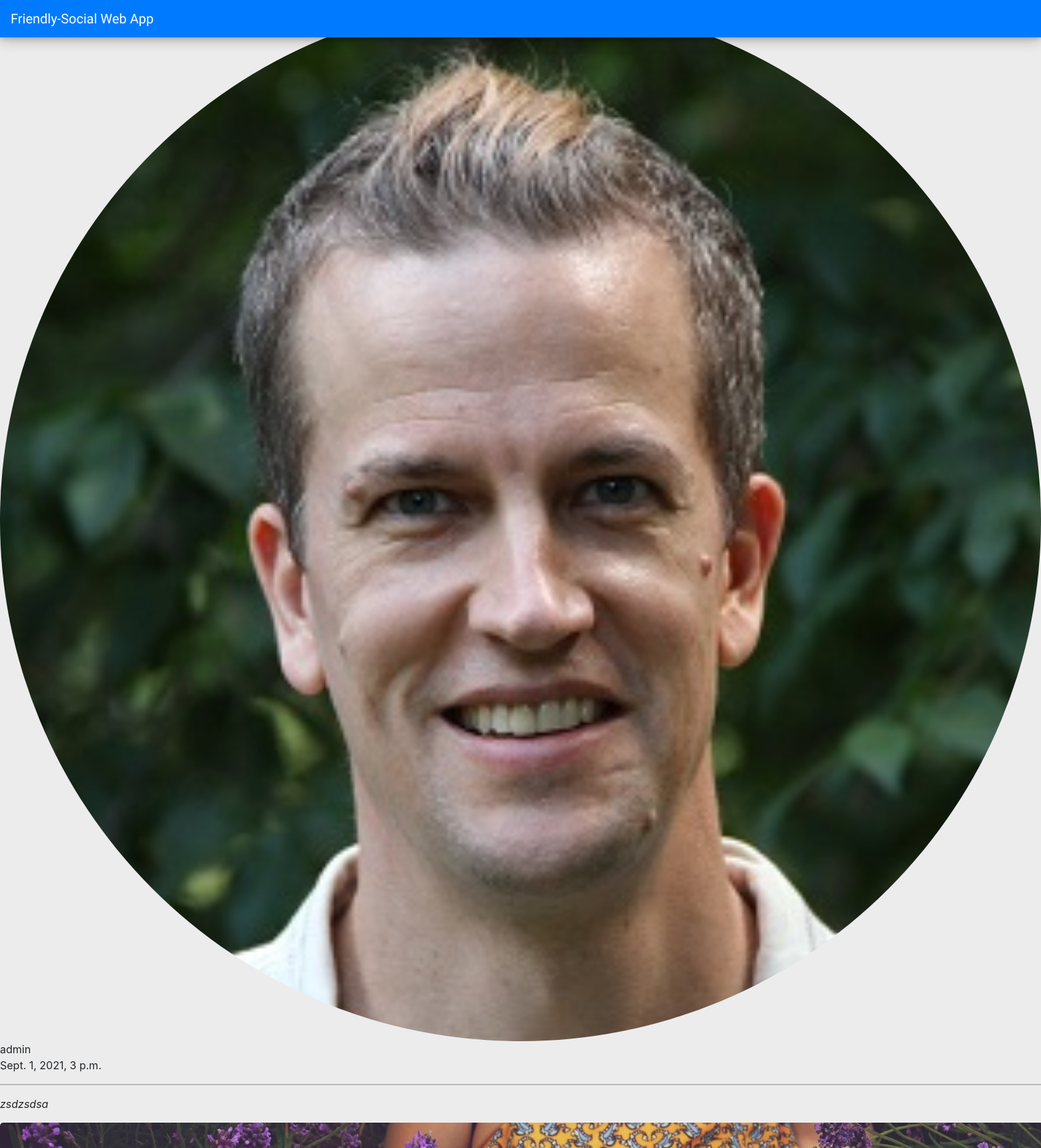
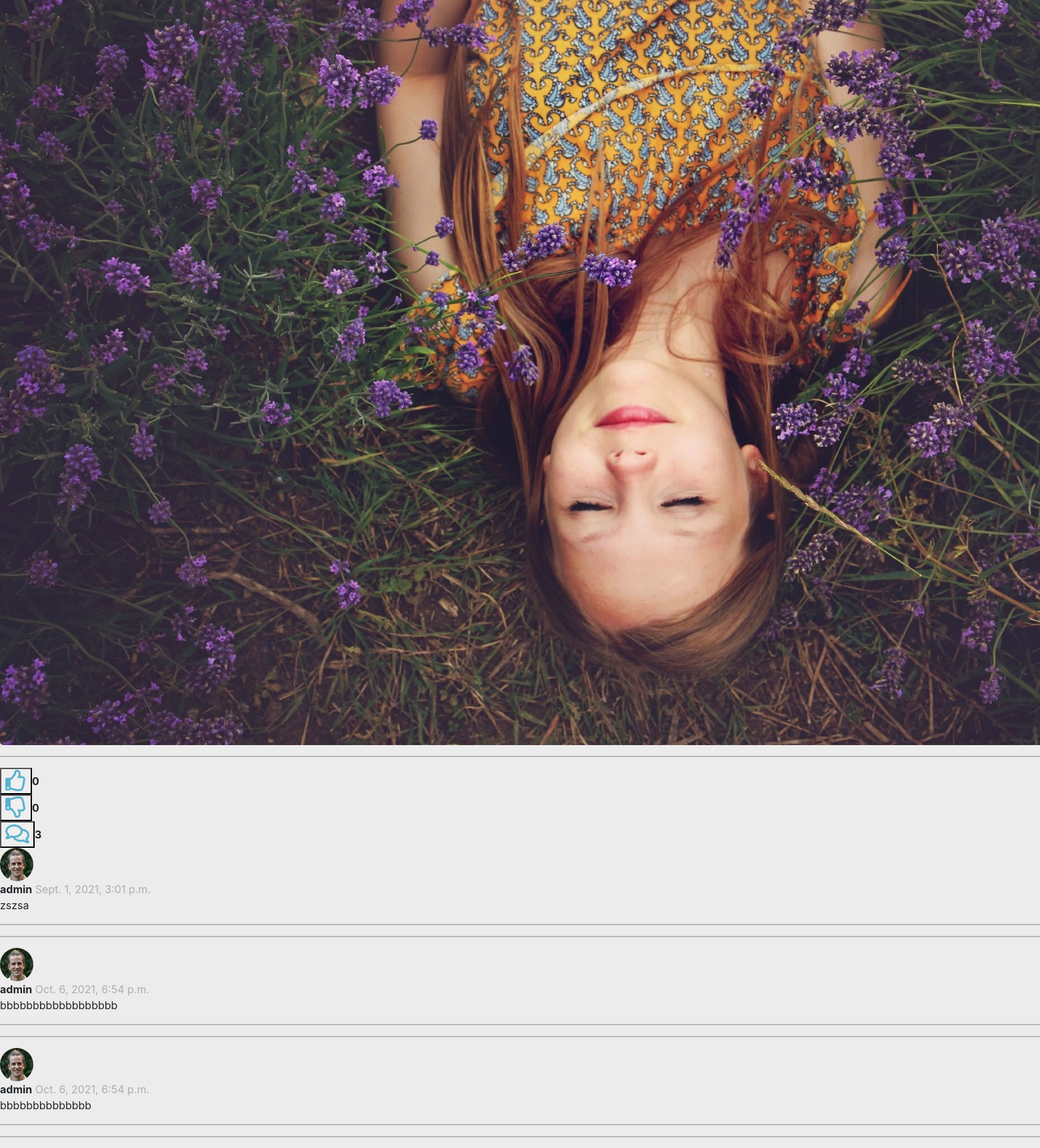
The app's page /home/296/post_detail with its own data (2 pictures, top to bottom).
### post/models.py (models this page shows, shortened)
class Post(models.Model):
    description = models.CharField(max_length=500, blank=True)
    image = models.ImageField(blank=True, null=True, upload_to = 'images/')
    created_date = models.DateTimeField(default=timezone.now)
    owner_of_post = models.ForeignKey(settings.AUTH_USER_MODEL, on_delete = models.CASCADE)
    likes = models.ManyToManyField(settings.AUTH_USER_MODEL, related_name="liked_by", blank=True)
    dislikes = models.ManyToManyField(settings.AUTH_USER_MODEL, related_name="disliked_by", blank=True)

class Comments(models.Model):
     post = models.ForeignKey(Post, on_delete=models.CASCADE)
     owner_of_comments = models.ForeignKey(settings.AUTH_USER_MODEL, on_delete=models.CASCADE)
     comment = models.CharField(max_length=1000)
     created_date = models.DateTimeField(default=timezone.now)

### profiles/models.py (models this page shows, shortened)
class User(AbstractUser):
    name = models.CharField(max_length=30, blank=True, null=True)
    surname = models.CharField(max_length=30, blank=True, null=True)
    birth_date = models.DateField(null=True, blank=True)
    email = models.EmailField()
    image = models.ImageField(blank=True, null=True, upload_to = 'profile_images')
    bio = models.TextField(max_length=1000, blank=True, null=True)
    friends = models.ManyToManyField(settings.AUTH_USER_MODEL, blank=True, related_name = 'my_friends')
    is_email_verified = models.BooleanField(default=False)
    def __str__(self):
        return self.username
    def get_profile_image(self):
        if not self.image:
            return static('images/default_image.jpg')
        return self.image.url

### post/views.py (the view, shortened to what this page needs)
# urls.py: path('<int:pk>/post_detail', CustomDetailView.as_view(), name='post_detail'),
class CustomDetailView(DetailView):
    template_name = 'post_detail.html'
    model = Post
    def get_context_data(self, **kwargs):
       context = super(CustomDetailView, self).get_context_data(**kwargs)
       context['commentform'] = CommentForm()
       return context

### templates/post_detail.html (shortened to what this page needs)
{% extends 'base.html' %}
{% load static %}
{% block content %}
<head>
    <link rel="stylesheet" href="{% static 'css/home_style.css' %}">
    <link
      rel="stylesheet"
      href="https://cdnjs.cloudflare.com/ajax/libs/font-awesome/5.15.2/css/all.min.css"
    />
</head>
  <body>
    <div class="main">
        <div class="main-center">
            <div class="main-center-elements">
                <a title="{{post.owner_of_post.username}} Profile" href="{% url 'profiles:profile' post.owner_of_post.pk %}"  style="text-decoration: none; color: inherit;">
                    <div class="main-center-elements-up">
                        <div class="up-left">
                            <div class="user-profile-photo">
                                <img src="{{post.owner_of_post.get_profile_image}}" style="width: 100%; height: 100%; border-radius: 50%;">
                            </div>
                        </div>
                        <div class="up-right">
                            <div class="user-name">
                                {{post.owner_of_post}}
                            </div>
                            <div class="user-posted-date">
                                {{post.created_date}}
                            </div>
                        </div>
                    </div>
                </a>
                <hr>
                <a title="Post Detail" href="{% url 'post:post_detail' post.id %}" id="link_to_detail"  style="text-decoration: none; color: inherit;">
                <div class="main-center-elements-md">
                    <div class="middle-right">
                        <p class="img-description" style="font-style:italic">{{post.description}}</p>
                            {% if post.image %}
                            <img src="{{post.image.url}}" style="border-radius: 5px;">
                            <hr>
                            {% else %}
                            <img style="border-radius: 5px;">
                            {% endif %}
                    </div>
                </div >
                </a>
                <div class="main-center-elements-bm">
                    <div class="interactions">
                        <div class="interactions-b">
                            <div >
                                    <form style="display: flex; align-items: center;" method="POST", action="{% url 'post:post_like' %}">
                                        <button title="Like" class="number-of-likes interactions-one" type="submit">  <i class="far fa-thumbs-up fa-2x" style="color: rgb(90, 178, 207);"></i></button>
                                        <div style="font-weight: bold;" > {{post.likes.all.count}} </div>
                                    </form >
                            </div>
                            <div >
                                <form style="display: flex; align-items: center;" method="POST", action="{% url 'post:post_dislike' %}">
                                    <button title="Comment" class="number-of-likes interactions-one" title="Dislike" type="submit" >  <i class="far fa-thumbs-down fa-2x" style="color: rgb(90, 178, 207);"></i></button>
                                    <div style="font-weight: bold;" > {{post.dislikes.all.count}} </div>
                                </form >
                            </div>
                            <div >
                                <div style="display: flex; align-items: center;" >
                                    <button id="comment_button" class="number-of-likes interactions-one" title="Comments" ><i class="far fa-comments fa-2x" style="color: rgb(90, 178, 207);"></i></button>
                                    <div style="font-weight: bold;" > {{post.comments_set.count}} </div>
                                </div >
                            </div>
                        </div >
                    </div><div id="user-comments">
                        {% for comment in post.comments_set.all %}
                        <div class="user-comment-elements">
                            <div class="user-comments-a">
                                <img src="{{comment.owner_of_comments.get_profile_image}}" style="width: 50px; height: 50px; border-radius: 50%;">
                            </div>
                            <div class="user-comments-b">
                                <div>
                                    <span style="font-weight: bold;">{{ comment.owner_of_comments }}</span>
                                    <span style="color: rgb(173, 173, 173);"">{{ comment.created_date }}</span>
                                </div>
                                <div style="word-wrap: break-word;">
                                    {{ comment.comment }}
                                </div>
                            </div>
                            <hr>
                        </div >
                        <hr>
                        {% empty %}
                        <p> <i>No Comments yet </i> </p>
                        {% endfor %}
                    </div >
                </div>
            </div >
        </div>
</div>
</body>
{% endblock %}

### static/css/base_style.css (style rules this page uses)
body { background-color: rgb(236, 236, 236) !important; }
a { text-decoration: none; color: inherit; }
a { text-decoration: none; }

### records on screen
Post: owner_of_post.get_profile_image (picture), owner_of_post "admin", created_date "Sept. 1, 2021, 3 p.m.", description "zsdzsdsa", image (picture), likes.all.count "0", dislikes.all.count "0", comments_set.count "3"
Comments: owner_of_comments.get_profile_image (picture), owner_of_comments "admin", created_date "Sept. 1, 2021, 3:01 p.m.", comment "zszsa"
Comments: owner_of_comments.get_profile_image (picture), owner_of_comments "admin", created_date "Oct. 6, 2021, 6:54 p.m.", comment "bbbbbbbbbbbbbbbbbb"
Comments: owner_of_comments.get_profile_image (picture), owner_of_comments "admin", created_date "Oct. 6, 2021, 6:54 p.m.", comment "bbbbbbbbbbbbbb"
